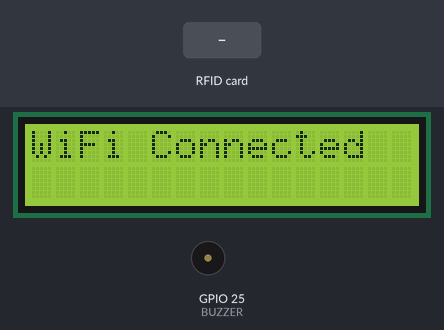
Bench run of a sketch on a simulated ESP32. On the bench: 16×2 character LCD, buzzer (waves = sounding, pin HIGH). The inputs (shaded band) are chosen by the test bench. WiFi joins after 1.5 s; servers stay silent unless stated; uploads are accepted with an empty reply; what the sketch prints to the serial monitor is not drawn.

Above: at 1.7 s.
At 4.8 s:
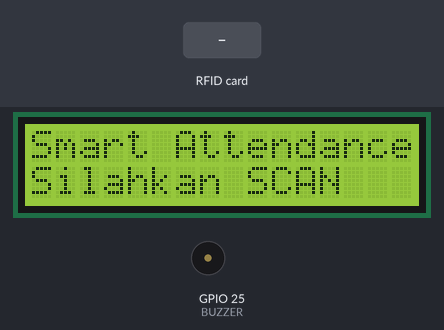
4.9 s: RFID card 73 95 75 95 held to the reader
At 6.3 s:
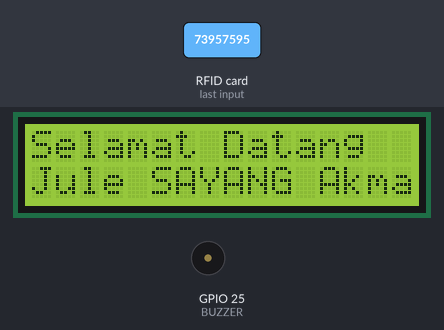
6.6 s: RFID card 23 32 EA A6 held to the reader
At 9.4 s:
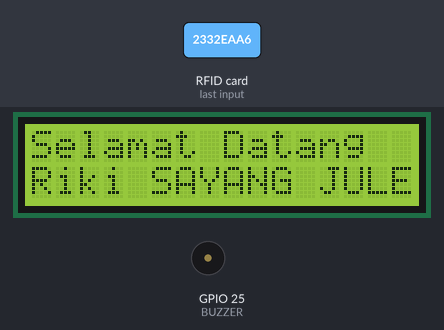
9.6 s: RFID card 5E 7A 19 C4 held to the reader
At 13.3 s:
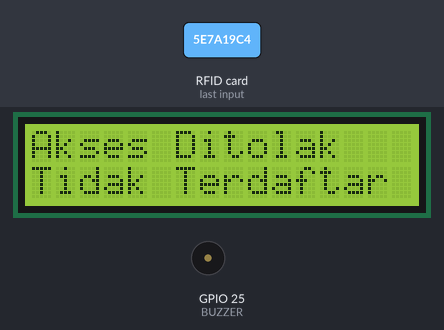
Timing chart, 0 to 14.8 s (numbered marks = the images above; inputs shaded):
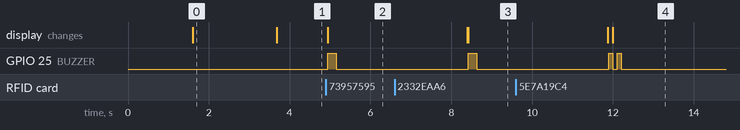

Measured:
- after the input at 4.9 s, GPIO 25 (BUZZER): LOW → HIGH after 0.05 s, → LOW 0.20 s later; the display: changes after 0.05 s (image 2)
- after the input at 6.6 s, GPIO 25 (BUZZER): LOW → HIGH after 1.8 s, → LOW 0.20 s later; the display: first differs from a run without the input after 1.8 s (image 3)
- after the input at 9.6 s, GPIO 25 (BUZZER): alternates HIGH for 0.10 s and LOW for 0.10 s, 4 changes in all, then stays LOW, starting after 2.3 s; the display: first differs from a run without the input after 2.4 s (image 4)
- what the display in image 0 shows lasts 2.1 s, from 1.6 s to 3.7 s

The sketch:

sketch_jun16b.ino
```cpp
#include <SPI.h>
#include <MFRC522.h>
#include <Wire.h>
#include <LiquidCrystal_I2C.h>
#include <WiFi.h>
#include <HTTPClient.h>

// =========================
// RFID RC522
// =========================
#define SS_PIN 5
#define RST_PIN 27

MFRC522 rfid(SS_PIN, RST_PIN);

// =========================
// BUZZER
// =========================
#define BUZZER 25

// =========================
// LCD I2C
// =========================
LiquidCrystal_I2C lcd(0x27, 16, 2);

// =========================
// WIFI
// =========================
const char* ssid = "KostVanJava";
const char* password = "1januari";

// Google Script
String GAS_URL = "https://script.google.com/macros/s/AKfycbykz4TAwPZ1FyoqpK8Ih3yuAb-7DPjExpyz1WKcNUJnTZxGT3j3KdJHJV9zCH4HvTLq/exec";

// =========================
// BUZZER FUNCTION
// =========================
void beepSuccess() {
  digitalWrite(BUZZER, HIGH);
  delay(200);
  digitalWrite(BUZZER, LOW);
}

void beepFail() {
  for (int i = 0; i < 2; i++) {
    digitalWrite(BUZZER, HIGH);
    delay(100);
    digitalWrite(BUZZER, LOW);
    delay(100);
  }
}

// =========================
// STANDBY LCD
// =========================
void tampilStandby() {

  lcd.clear();
  lcd.setCursor(0, 0);
  lcd.print("Smart Attendance");
  lcd.setCursor(0, 1);
  lcd.print("Silahkan SCAN");
}

// =========================
// KIRIM KE GOOGLE SHEET
// =========================
void kirimAbsensi(String uid, String nama) {

  if (WiFi.status() != WL_CONNECTED) {
    Serial.println("WiFi tidak konek");
    return;
  }

  String namaEncoded = nama;
  namaEncoded.replace(" ", "%20");

  String url = GAS_URL +
               "?uid=" + uid +
               "&nama=" + namaEncoded;

  Serial.println("================================");
  Serial.println("Mengirim Data...");
  Serial.println(url);

  HTTPClient http;
  http.begin(url);

  int httpCode = http.GET();

  Serial.print("HTTP Code: ");
  Serial.println(httpCode);

  String response = http.getString();
  Serial.println("Response: " + response);

  http.end();
}

// =========================
// SETUP
// =========================
void setup() {

  Serial.begin(115200);

  // BUZZER
  pinMode(BUZZER, OUTPUT);
  digitalWrite(BUZZER, LOW);

  // LCD
  Wire.begin(21, 22);
  lcd.init();
  lcd.backlight();

  lcd.clear();
  lcd.setCursor(0, 0);
  lcd.print("Connecting WiFi");

  // WIFI
  WiFi.begin(ssid, password);

  while (WiFi.status() != WL_CONNECTED) {
    delay(500);
    Serial.print(".");
  }

  Serial.println("\nWiFi Connected");

  lcd.clear();
  lcd.setCursor(0, 0);
  lcd.print("WiFi Connected");

  delay(2000);

  // RFID
  SPI.begin();
  rfid.PCD_Init();

  Serial.println("SISTEM ABSENSI READY");

  tampilStandby();
}

// =========================
// LOOP
// =========================
void loop() {

  if (!rfid.PICC_IsNewCardPresent()) return;
  if (!rfid.PICC_ReadCardSerial()) return;

  // UID
  String uid = "";

  for (byte i = 0; i < rfid.uid.size; i++) {

    if (rfid.uid.uidByte[i] < 0x10)
      uid += "0";

    uid += String(rfid.uid.uidByte[i], HEX);
  }

  uid.toUpperCase();

  Serial.println("======================");
  Serial.print("UID: ");
  Serial.println(uid);

  // DATABASE
  String nama = "";
  bool terdaftar = false;

  if (uid == "73957595") {
    nama = "Jule SAYANG Akmal";
    terdaftar = true;
  }

  else if (uid == "2332EAA6") {
    nama = "Riki SAYANG JULE";
    terdaftar = true;
  }

  // LCD
  lcd.clear();

  if (terdaftar) {

    lcd.setCursor(0, 0);
    lcd.print("Selamat Datang");

    lcd.setCursor(0, 1);
    lcd.print(nama);

    Serial.println("Nama: " + nama);

    beepSuccess();        // 🔊 bunyi sukses
    kirimAbsensi(uid, nama);

  } else {

    lcd.setCursor(0, 0);
    lcd.print("Akses Ditolak");

    lcd.setCursor(0, 1);
    lcd.print("Tidak Terdaftar");

    Serial.println("Kartu tidak dikenal");

    beepFail();           // 🔊 bunyi gagal
  }

  rfid.PICC_HaltA();
  rfid.PCD_StopCrypto1();

  delay(3000);

  tampilStandby();
}
```
